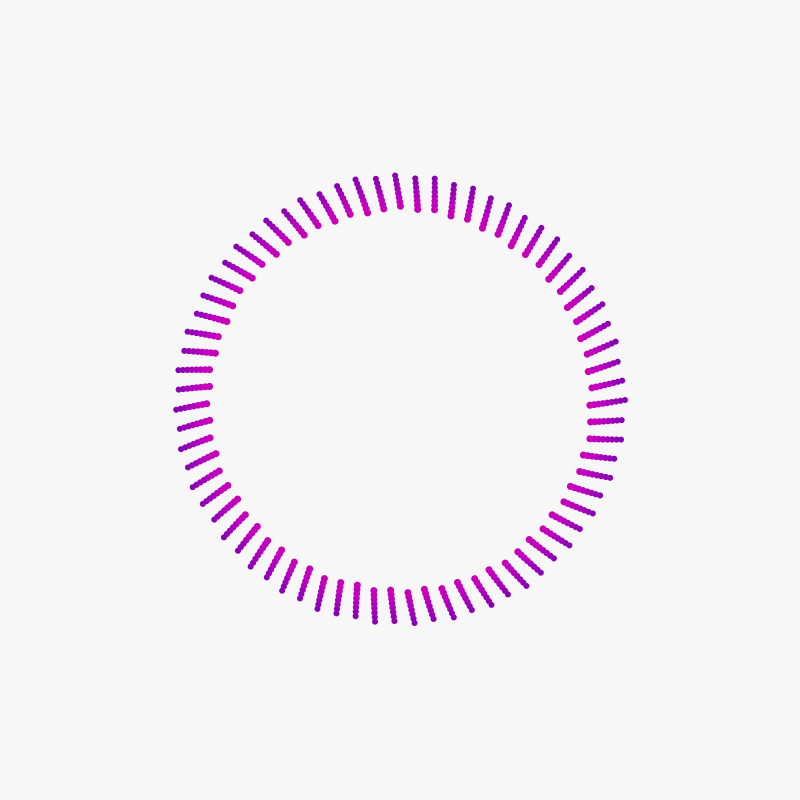
Frame 1 (no input)
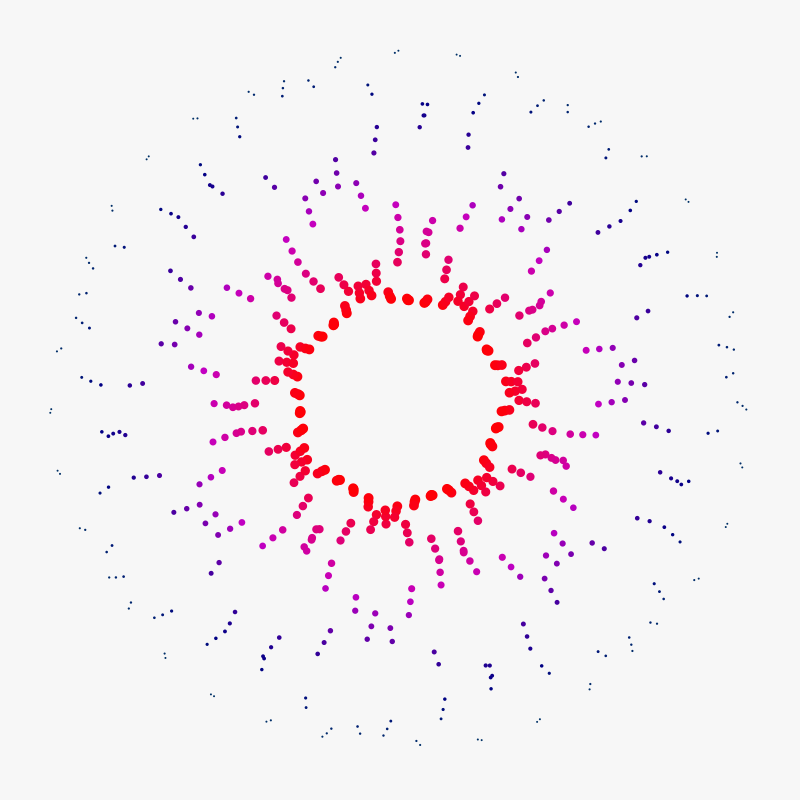
Frame 60 (the mouse pressed at the canvas centre just before this capture)
Frame 120 (the mouse held since frame 60 and released just before this capture): identical to frame 60, image omitted

The Processing sketch that drew these frames (run headless with seeded random() and noise(); from frame 60 on, the mouse is pressed at the canvas centre):

// Processing sketch: xx_particle_flow
// ── xx_particle_flow.pde
int COUNT = 400;
float SPEED = 0.0005;
float counter;
float angle;
float distance;
float x,y;
float radius;
float hue;
float speed;
float brithness;

void setup() {
  size(800,800);
  counter = 0;
  noStroke();
  colorMode(HSB,256,100,100);
  COUNT = int(random(150,800));
}

void draw() {
  background(248);
  translate(width/2,height/2);
  ellipseMode(RADIUS);
  speed = map(mouseX,0,width,-SPEED,SPEED);
  counter += speed;
  
  for (int i = 0; i < COUNT; i++) {
    
    angle = COUNT * i;
    distance = map(sin(i*counter),-1,1,100,350);
    radius = map(sin(i*counter),-1,1,5,1);
    hue = map(sin(i*counter),-1,1,255,150);
    brithness = map(sin(i*counter),-1,1,100,40);
    fill(hue,100,brithness);
    x = cos(angle)*distance;
    y = sin(angle)*distance;
 
    ellipse(x,y,radius,radius);
    
  }
}

void keyPressed(){
  if(key == 'r'){
    setup();
  }
}
